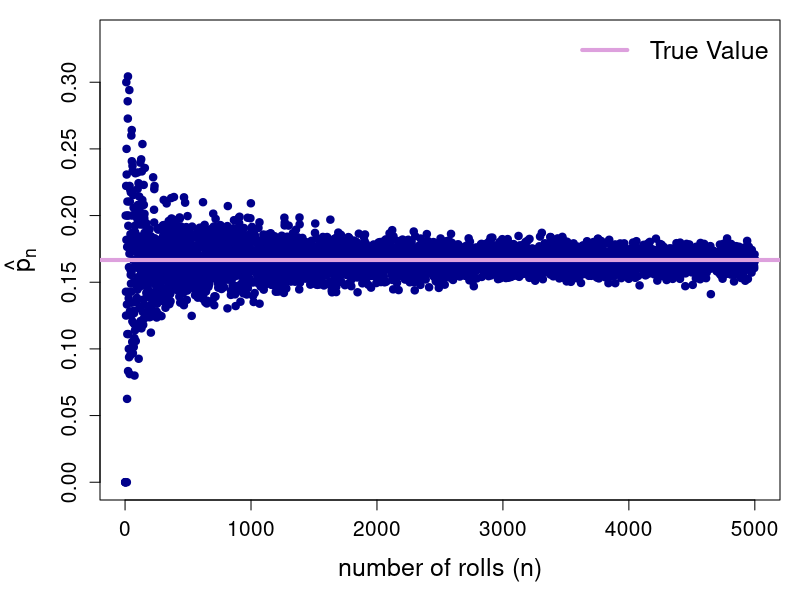
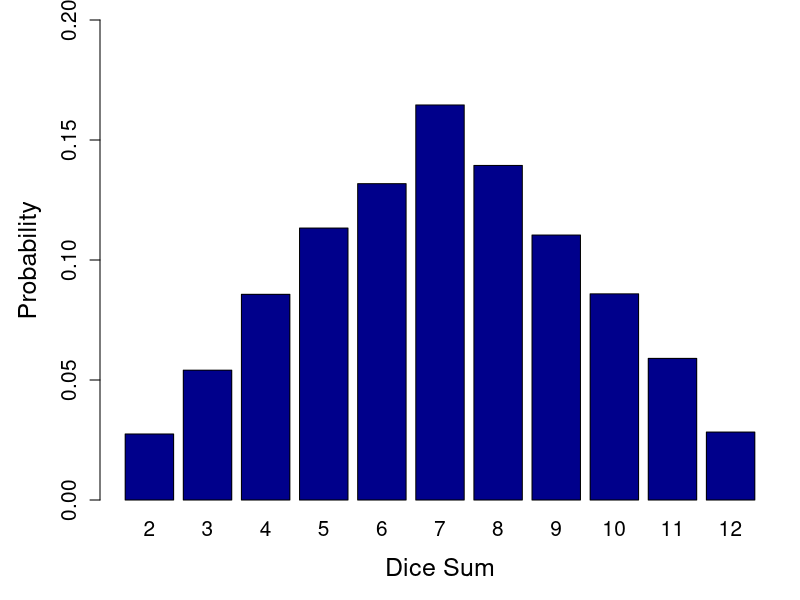

The R script that drew these images, in order:
## ---- chunk 1
# Draw one value from 1 through 6
# This simulates rolling a fair six-sided die once
# 1:6 → possible outcomes (the faces of the die)
# size = 1 → number of rolls
# replace = TRUE → allows the same number to appear again in future rolls

sample(1:6, size = 1, replace = TRUE)

# True probability of rolling a 1 with a fair die
p <- 1/6

# Set seed once for reproducibility
set.seed(123)

# Create an empty list to store simulation results
z <- list()

# Repeat the experiment for n = 1 to 5000 rolls
for(i in 1:5000){
  
  # Simulate i die rolls and store results in a data frame
  # number of rolls (n)
  # rolls = outcomes from rolling a fair die i times
  z[[length(z)+1]] <- data.frame(
    n = i,
    rolls = sample(1:6, i, replace = TRUE)
  )
  
}

# Combine all stored data frames into one large data frame
z <- as.data.frame(do.call(rbind, z))

# Create indicator variable:
# 1 if roll equals 1, 0 otherwise
z$one <- ifelse(z$rolls == 1, 1, 0)

# View first few rows
head(z)

# For each value of n, compute the proportion of 1s
# This gives us the sample proportion p-hat_n
y <- aggregate(one ~ n, data = z, mean)

# View first few results
head(y)

# Plot sample proportion against number of rolls
par(mar = c(5, 5, 1, 1))
plot(y$n, y$one,
     xlab = "number of rolls (n)", 
     ylab = expression(hat(p)[n]),
     cex.lab = 1.5, 
     cex.axis = 1.25, 
     ylim = c(0, 2*p), 
     col = "darkblue", 
     pch = 19)
abline(h = p, lwd = 4, col = "plum")
legend("topright", 
       legend = c("True Value"),
       lwd = 4, col = "plum", 
       bty = "n", cex = 1.5)

## ---- chunk 2

set.seed(123)
z <- list()
for(i in 1:10000){
  z[[i]] <- sample(1:6, size = 1, replace = TRUE)
}

z <- unlist(z)
A <- ifelse(z == 1 | z == 2, 1, 0)
B <- ifelse(z == 4 | z == 6, 1, 0)

mean(A) + mean(B)

## ---- chunk 3

z <- data.frame(
  number = rep(2:14, 4),
  suit = rep(c("d", "c", "s", "h"), 13)
)
head(z)

y <- list()
for(i in 1:10000){
  set.seed(i)
  z$order <- rnorm(n = 52)
  z <- z[order(z$order),]
  
  y[[length(y)+1]] <- data.frame(
    loop = i,
    true = ifelse(z[1,2] == "d" | z[1,1] %in% 11:13, 1, 0)
  )
}
y <- as.data.frame(do.call(rbind, y))
mean(y$true)


## ---- chunk 4

set.seed(124)

x <- data.frame(
  dice1 = sample(1:6, 10000, replace = TRUE),
  dice2 = sample(1:6, 10000, replace = TRUE)
)

sum <- x$dice1 + x$dice2
t <- as.data.frame(table(sum))
head(t)

y <- data.frame(
  sum = t$sum,
  prob = t$Freq / sum(t$Freq)
)

par(mar = c(5, 5, 1, 1))
barplot(height = y$prob, names = y$sum,
        ylim = c(0, 0.2),
        xlab = "Dice Sum", ylab = "Probability",
        cex.axis = 1.25, cex.lab = 1.5, cex.names = 1.25,
        col = "darkblue")

